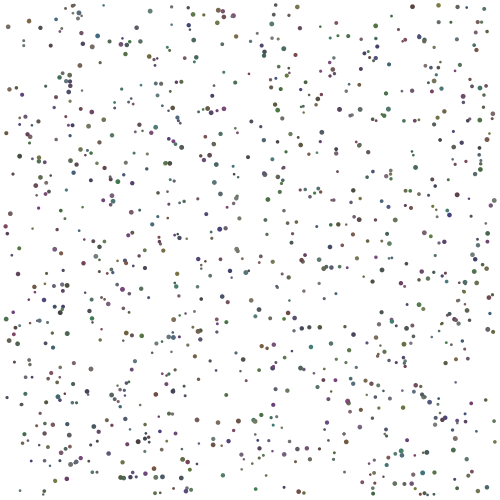
Frame 1 (no input)
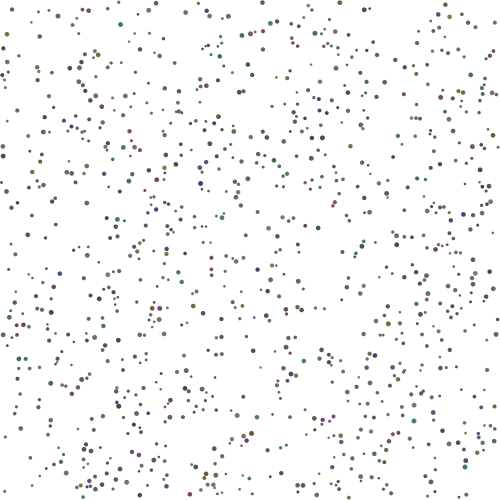
Frame 60 (the mouse pressed at the canvas centre just before this capture)
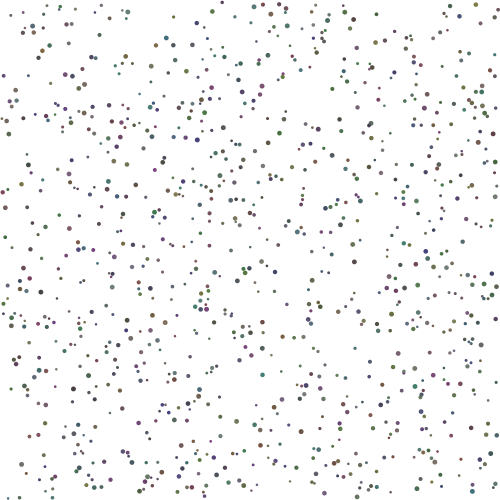
Frame 120 (the mouse held since frame 60 and released just before this capture)

The Processing sketch that drew these frames (run headless with seeded random() and noise(); from frame 60 on, the mouse is pressed at the canvas centre):

// Processing sketch: processing_96985
// ── processing_96985.pde

/* OpenProcessing Tweak of *@*http://www.openprocessing.org/sketch/96985*@* */
/* !do not delete the line above, required for linking your tweak if you upload again */
//gridcollision
//jan 2013 
//fixed (I hope!) april 2013
//Sal Spring allonestring.co.uk
//started life based on Keith Peters Advanced AS animation
//but took on a life of its own
//excuse the inelegance!


float maxDiameter = 5;
Ball[] balls;
int numBalls = 1000;

GridElement[][] theGrid; //a 2D array of GridElements (or cells)
float gridSize = maxDiameter;
int numCellsX, numCellsY;
boolean displayGrid = false;

float alphaDist = 50;


void setup()
{
  size(500, 500);
  background(255);
  smooth();
  
//  noLoop();

  numCellsX = ceil(width / gridSize) + 1;
  numCellsY = ceil(height / gridSize) + 1;
//  println("numCells " + numCellsX + " " + numCellsY);
  theGrid = new GridElement[numCellsX][numCellsY];
  for (int i = 0; i < numCellsX ; i++)
  {
    for (int j = 0; j < numCellsY; j++)
    {
      theGrid[i][j] = new GridElement(i * gridSize, j * gridSize);
      theGrid[i][j].createNeighbours();
    }
  }
  
  numBalls = min(numBalls, (numCellsX * numCellsY));

  balls = new Ball[numBalls];
  for (int b = 0; b < numBalls; b++)
  {
    PVector ballPos = new PVector(random(maxDiameter, width-maxDiameter), random(maxDiameter, height-maxDiameter));
//    float posx = (int(b / numCellsX) + 0.5) * gridSize;
//    float posy = ((b % numCellsY) + 0.5) * gridSize;
//    PVector ballPos = new PVector(posx, posy);
    float ballDiameter = random(0.5, 1) * maxDiameter;
    balls[b] = new Ball(ballPos, ballDiameter);
    balls[b].vel = new PVector(random(-1, 1), random(-1, 1));
    balls[b].colour = color(random(64, 128), random(64, 128), random(64, 128));
  }
}

void draw()
{
  background(255);

  assignBallsToGrid();

  if(displayGrid) drawGrid();
  for (int b = 0; b < numBalls; b++)
  {
    balls[b].display();
    balls[b].update();
    balls[b].checkWalls();
  }
  checkGrid();
}

void mouseMoved()
{
  int i = int(mouseX/gridSize);
  int j = int(mouseY/gridSize);
  theGrid[i][j].displayNeighbours();
}

void checkGrid()
{
  for (int i = 0; i < numCellsX; i++)
  {
    for (int j = 0; j < numCellsY; j++)
    {

      GridElement thisCell = theGrid[i][j];
      //is there a ball in the current cell?
      if (thisCell.ballsInThisElement.size() > 0)
      {
        //does the cell have neighbours?
        for (int n = 1; n < 5; n++)
        {
          //if the neighbour is valid
          if (thisCell.neighbours[n].mag() < 5)
          {
            //find grid reference of neighbour
            int gridrefx = i + int(thisCell.neighbours[n].x);
            int gridrefy = j + int(thisCell.neighbours[n].y);
//            println("ij " + i +" " + j +" cell " + thisCell.xpos +" "+ thisCell.ypos +" "+ thisCell.neighbours[n] + " gridRefs " + gridrefx +" "+ gridrefy);
            GridElement neighbouringCell = theGrid[gridrefx][gridrefy];
            //is there a ball in the neighbouring cell?
            if (neighbouringCell.ballsInThisElement.size() > 0)
            {
              makeCollisionPairs(thisCell.ballsInThisElement, neighbouringCell.ballsInThisElement);
            }
          }
        }
      }
    }
  }
  for (int i = 0; i < numCellsX; i++)
  {
    for (int j = 0; j < numCellsY; j++)
    {
      GridElement thisCell = theGrid[i][j];
      //is there a ball in the current cell?
      if (thisCell.ballsInThisElement.size() > 1)
      {
        makeCollisionPairs(thisCell.ballsInThisElement);
      }
    }
  }
} 

void makeCollisionPairs(ArrayList theseBallIndices, ArrayList neighbouringBallIndices)
{
  for (int b = 0; b < theseBallIndices.size(); b++)
  {
    int thisBallIndex = (Integer) theseBallIndices.get(b);

    for (int c = 0; c < neighbouringBallIndices.size(); c++)
    {
      int neighbourBallIndex = (Integer) neighbouringBallIndices.get(c);

      if (thisBallIndex == neighbourBallIndex) break;

      else 
      {
        balls[thisBallIndex].doBallCollision(balls[neighbourBallIndex]);
      }
    }
  }
}

void makeCollisionPairs(ArrayList theseBallIndices)
{
  for (int b = 0; b < theseBallIndices.size() - 1; b++)
  {
    int thisBallIndex = (Integer) theseBallIndices.get(b);

    for (int c = b + 1; c < theseBallIndices.size(); c++)
    {
      int otherBallIndex = (Integer) theseBallIndices.get(c);

      if (thisBallIndex == otherBallIndex) break;

      else 
      {
        balls[thisBallIndex].doBallCollision(balls[otherBallIndex]);
      }
    }
  }
}

void keyPressed()
{
  if(keyCode == 'g' || keyCode == 'G') displayGrid = !displayGrid;
}

void drawGrid()
{
  stroke(128);
  strokeWeight(1);
  for (int i = 0; i < numCellsX; i++)
  {
    line(i * gridSize, 0, i * gridSize, height);
  }
  for (int j = 0; j < numCellsY; j++)
  {
    line(0, j * gridSize, width, j * gridSize);
  }
}  


void assignBallsToGrid()
{
  //empty out exising arraylist by making a new one
  for (int i = 0; i < numCellsX; i++)
  {
    for (int j = 0; j < numCellsY; j++)
    {
      GridElement thisCell = theGrid[i][j];
      thisCell.ballsInThisElement = new ArrayList();
    }
  }
  for (int b = 0; b < numBalls; b++)
  {
    //constrain ballPos so that indices don't get invalid values
    int xindex = int(constrain(balls[b].pos.x, 0, width) / gridSize);
    int yindex = int(constrain(balls[b].pos.y, 0, height) / gridSize);
//    constrain(xindex, 0, numCellsX-1);
//    constrain(yindex, 0, numCellsY-1);
//    println("ballPos " + int(balls[b].pos.x) +" "+ int(balls[b].pos.y) +" index " + xindex +" "+ yindex);
    theGrid[xindex][yindex].ballsInThisElement.add(b);
  }
}

class Ball
{
  float diam;
  float mass;
  PVector pos;
  PVector vel;
  color colour = 128;

  Ball(PVector pos, float diam)
  {
    this.pos = pos;
    this.diam = diam;
    this.mass = diam;
    this.colour = colour;
  }

  void display()
  {
    fill(colour);
    noStroke();
    ellipse(pos.x, pos.y, diam, diam);
  }

  void update()
  {
    pos.add(vel);
  }

  //vector-based ball collision code snippet
  //thisBall is A, otherBall is B
  void doBallCollision(Ball otherBall)
  {
    //find vector joining the balls' centres and its normal
    //vjc and jcn respectively
    float xbit = this.pos.x - otherBall.pos.x;
    float ybit = this.pos.y - otherBall.pos.y;
    PVector vjc = new PVector(xbit, ybit);
    PVector jcn = new PVector(ybit, -xbit);

    float distance = vjc.mag();
    if (distance < (this.diam + otherBall.diam) / 2)
    {
      //find projections of balls' velocities onto vjc and jcn
      //projection = target * (vel DOT target)/target DOT target)
      //need a couple of dot products first
      float vjcDot = vjc.dot(vjc);
      float jcnDot = jcn.dot(jcn);

      float avelDOTvjc = this.vel.dot(vjc);
      PVector aVel_vjc = PVector.mult(vjc, (avelDOTvjc / vjcDot));
      float bvelDOTvjc = otherBall.vel.dot(vjc);
      PVector bVel_vjc = PVector.mult(vjc, (bvelDOTvjc / vjcDot));

      float avelDOTjcn = this.vel.dot(jcn);
      PVector aVel_jcn = PVector.mult(jcn, (avelDOTjcn / jcnDot));
      float bvelDOTjcn = otherBall.vel.dot(jcn);
      PVector bVel_jcn = PVector.mult(jcn, (bvelDOTjcn / jcnDot));

      //push balls away from each other 
      //so that they don't get stuck overlapping
      float absVel = aVel_vjc.mag() + bVel_vjc.mag();
      float overlap = (this.diam/2 + otherBall.diam/2) - distance;
      PVector aVel_overlap = PVector.mult(this.vel, (overlap / absVel));
      PVector bVel_overlap = PVector.mult(otherBall.vel, (overlap / absVel));
      this.pos.sub(aVel_overlap);
      otherBall.pos.sub(bVel_overlap);

      //collision using conservation of momentum 
      //and Newtons law of restitution 
      //(assume coefficient of restitution = 1)
      float sumMass = this.mass + otherBall.mass;
      float dMass = this.mass - otherBall.mass;

      //firstBit = (mass - other mass) * vel
      //secondbit = (1 + coefficient of restitution) * other mass * other vel
      //new vel = (firstBit + secondBit) / sum of masses
      PVector firstBitA = PVector.mult(aVel_vjc, dMass);
      PVector secondBitA = PVector.mult(bVel_vjc, (2 * otherBall.mass));
      PVector topLineA = PVector.add(firstBitA, secondBitA);
      PVector newAvjc = PVector.div(topLineA, sumMass);
      PVector firstBitB = PVector.mult(bVel_vjc, -dMass);
      PVector secondBitB = PVector.mult(aVel_vjc, (2 * this.mass));
      PVector topLineB = PVector.add(firstBitB, secondBitB);
      PVector newBvjc = PVector.div(topLineB, sumMass);

      //add (x, y) components of new vel in direction of vjc
      //and existing vel in direction of jcn
      this.vel.x = newAvjc.x + aVel_jcn.x;
      this.vel.y = newAvjc.y + aVel_jcn.y;
      otherBall.vel.x = newBvjc.x + bVel_jcn.x;
      otherBall.vel.y = newBvjc.y + bVel_jcn.y;
    }
  }

  void wrapWalls()
  {
    if (pos.x > width) pos.x = 0;
    if (pos.x < 0) pos.x = width;
    if (pos.y > height) pos.y = 0;
    if (pos.y < 0) pos.y = height;
  }
  

  void checkWalls()
  {
    if (pos.x > width - diam / 2)
    {
      pos.x = width - diam / 2;
      vel.x *= -1;
    }
    if (pos.x < diam / 2)
    {
      pos.x = diam / 2;
      vel.x *= -1;
    }
    if (pos.y > height - diam / 2)
    {
      pos.y = height - diam / 2;
      vel.y *= -1;
    }
    if (pos.y < diam / 2)
    {
      pos.y = diam / 2;
      vel.y *= -1;
    }
  }
}

class GridElement
{
  PVector[] neighbours = new PVector[5];

  float xpos, ypos;
  ArrayList ballsInThisElement;

  GridElement(float xpos, float ypos)
  {
    this.xpos = xpos;
    this.ypos = ypos;
    ballsInThisElement = new ArrayList();
  }

  //neighbours of this cell are 
  //0 = itself
  //1 = the one to the right if there is one
  //2 = the one to the lower right if there is one
  //3 = the one below if there is one
  //4 = the one to the lower left is there is one
  void createNeighbours()
  {
    //first populate with invalid values
    //(3, 4) chosen so that magnitude is 5
    //later I can test to see if the magnitude is 5
    //if it isn't then this counts as a valid neighbouring cell
    for (int n = 0; n < 5; n++)
    {
      neighbours[n] = new PVector(3, 4);
    }
    //now repopulate individually
    //neighbours[0] is current cell
    neighbours[0] = new PVector(0, 0);
    //neighbours[1] is to the right of current cell
    //unless cell is on righthand edge
    if (xpos + gridSize < width) neighbours[1] = new PVector(1, 0);
    //neighbours[2] is to the lower right of current cell
    //unless cell is in bottomright corner
    if ((xpos + gridSize < width) && (ypos + gridSize < height)) neighbours[2] = new PVector(1, 1);
    //neighbours[3] is below current cell
    //unless cell is on bottom edge
    if (ypos + gridSize < height) neighbours[3] = new PVector(0, 1);
    //neighbours[4] is to the lower left of current cell
    //unless cell is on left edge
    if ((xpos > 0) && (ypos + gridSize < height)) neighbours[4] = new PVector(-1, 1);
  }

  void displayNeighbours()
  {
    noStroke();
    fill(255, 0, 0, 40);
    rect(xpos, ypos, gridSize, gridSize);
    for (int n = 0; n < 5; n++)
    {
      if (neighbours[n].mag() != 5)
      {
        fill(255, 0, 0, 20);
        rect(xpos + gridSize * neighbours[n].x, ypos + gridSize * neighbours[n].y, gridSize, gridSize);
      }
    }
  }
}
